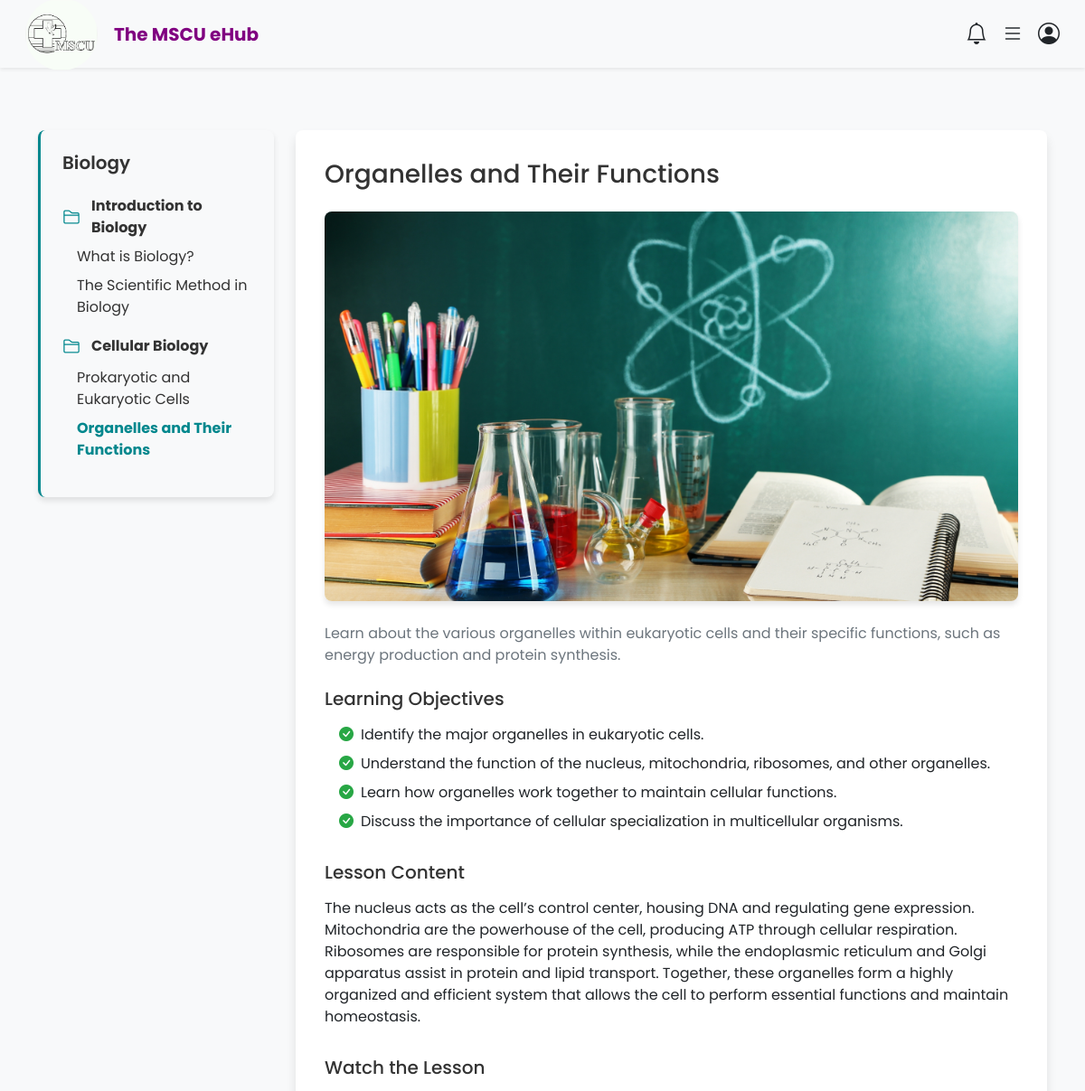
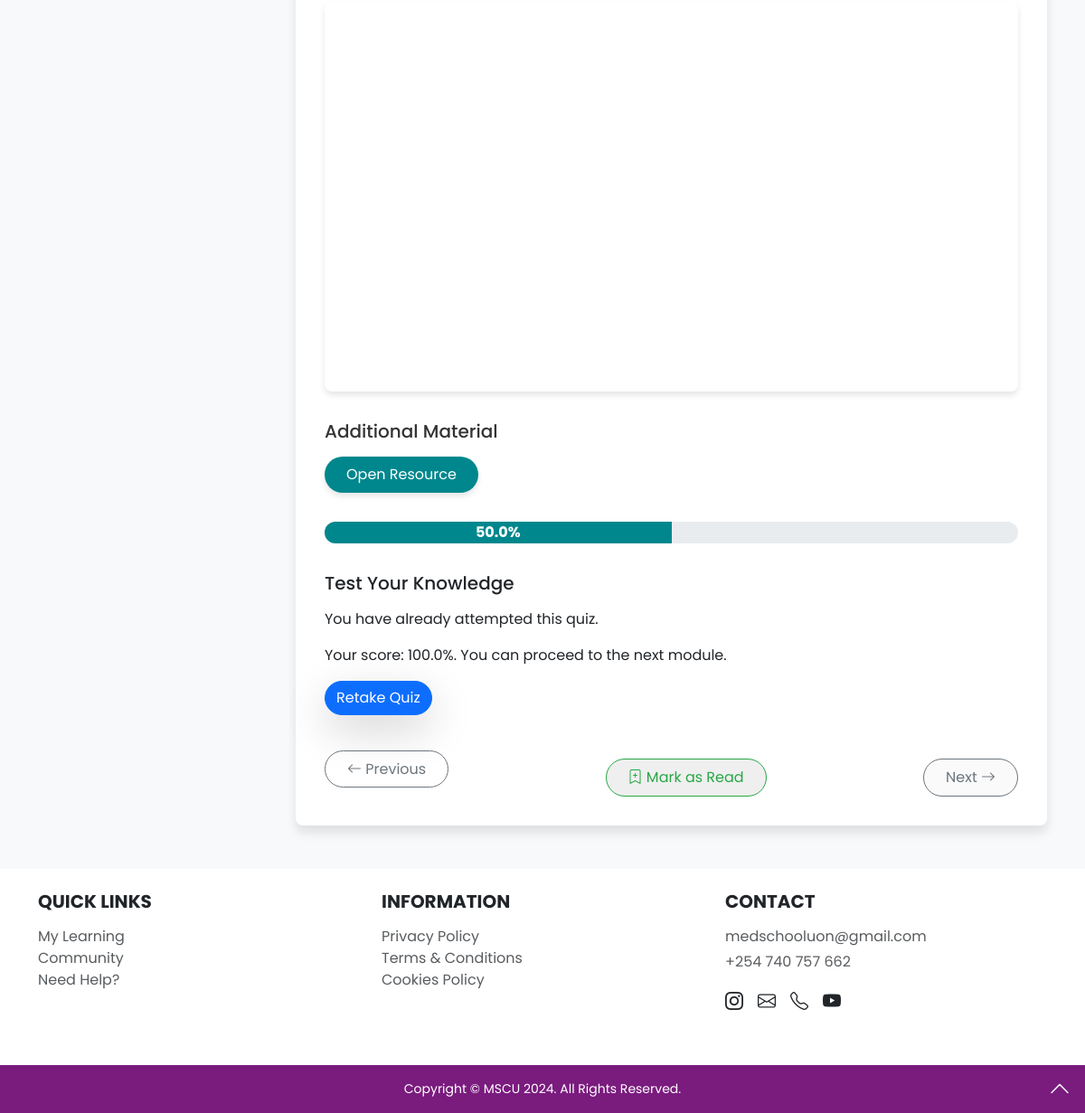
Page /lesson/6/ (signed in) on the committed database (2 pictures, top to bottom).
### courses/models.py (models this page shows, shortened)
class Lesson(models.Model):
    module = models.ForeignKey(Module, on_delete=models.CASCADE, related_name='lessons')
    title = models.CharField(max_length=200)
    description = models.TextField(blank=True, null=True)
    objectives = models.TextField(blank=True, null=True)
    image_content = models.ImageField(upload_to='lesson_images/', blank=True, null=True)
    content = RichTextField(blank=True, null=True)
    video_content = models.URLField(blank=True, null=True)
    additional_material = models.URLField(blank=True, null=True)
    read_by_users = models.ManyToManyField(User, related_name='read_lessons', blank=True)
    created_at = models.DateTimeField(auto_now_add=True)

class Module(models.Model):
    course = models.ForeignKey(Course, on_delete=models.CASCADE, related_name='modules')
    title = models.CharField(max_length=200)
    description = models.TextField(blank=True, null=True)
    image_content = models.ImageField(upload_to='module_images/', blank=True, null=True)
    objectives = models.TextField()
    content = models.TextField(blank=True, null=True)
    video_content = models.URLField(blank=True, null=True)
    created_at = models.DateTimeField(auto_now_add=True)
    class Meta:
        ordering = ['title']

class Course(models.Model):
    title = models.CharField(max_length=200)
    description = models.TextField()
    objectives = models.TextField()
    created_by = models.ForeignKey(User, on_delete=models.CASCADE, limit_choices_to={'role': 'tutor'})
    enrolled_students = models.ManyToManyField(User, related_name='enrolled_courses', through='Enrollment', blank=True)  # Use Enrollment through model
    created_at = models.DateTimeField(auto_now_add=True)
    image = models.ImageField(upload_to='course_images/', null=True, blank=True)
    class Meta:
        ordering = ['title']

### quiz/models.py (models this page shows, shortened)
class QuizAttempt(models.Model):
    quiz = models.ForeignKey(Quiz, on_delete=models.CASCADE, related_name='attempts')
    student = models.ForeignKey(User, on_delete=models.CASCADE, related_name='quiz_attempts')
    date_taken = models.DateTimeField(auto_now_add=True)
    score = models.FloatField(null=True, blank=True)  # Percentage score of the student
    completed = models.BooleanField(default=False)  # Indicates whether the quiz was completed

### home/views.py (the view, shortened to what this page needs)
# urls.py: path('lesson/<int:pk>/', LessonDetailView.as_view(), name='lesson_detail'),
@method_decorator(login_required, name='dispatch')
class LessonDetailView(View):
    def get(self, request, pk):
        lesson = get_object_or_404(Lesson, pk=pk)
        user = request.user
        course = lesson.module.course
        enrolled_students = course.enrolled_students.all()
        if user not in enrolled_students:
            return redirect('course_detail', pk=course.pk)
        modules = course.modules.all().order_by('created_at').prefetch_related('lessons')
        total_lessons = course.modules.all().prefetch_related('lessons').values_list('lessons', flat=True).count()
        completed_lessons = course.modules.all().prefetch_related('lessons').filter(lessons__read_by_users=user).count()
        progress_percentage = (completed_lessons / total_lessons) * 100 if total_lessons else 0
        read = lesson.read_by_users.filter(id=user.id).exists()
        previous_lesson = lesson.module.lessons.filter(id__lt=lesson.id).last()
        next_lesson = lesson.module.lessons.filter(id__gt=lesson.id).first()
        quiz = lesson.module.quizzes.first() if lesson.module.quizzes.exists() else None
        quiz_attempt = None
        if quiz:
            quiz_attempt = QuizAttempt.objects.filter(student=user, quiz=quiz).first()
        if not next_lesson:
            next_module = lesson.module.course.modules.filter(id__gt=lesson.module.id).first()
            if next_module:
                next_lesson = next_module.lessons.first()
        return render(request, 'home/lesson.html', {
            'lesson': lesson,
            'previous_lesson': previous_lesson,
            'next_lesson': next_lesson,
            'progress_percentage': progress_percentage,
            'read': read,
            'quiz_attempt': quiz_attempt,  # Pass quiz attempt data to the template
        })

### home/templatetags/custom_filters.py (called while the page is built)
@register.filter
def extract_video_id(value):
    match = re.match(r'https://(?:www\.)?youtube\.com/watch\?v=([^&]+)', value)
    if match:
        return match.group(1)
    match = re.match(r'https://youtu\.be/([^?]+)', value)
    if match:
        return match.group(1)
    return value  # Return the original value if no match

### home/templates/home/lesson.html (shortened to what this page needs)
{% extends 'home/base.html' %}
{% load static %}
{% load custom_filters %}
{% block content %}
<div class="container my-5">
    <div class="row">
        <div class="col-md-3">
            <div style="background-color: #f8f9fa; padding: 1.5rem; box-shadow: 0 4px 6px rgba(0, 0, 0, 0.1); border-radius: 0.5rem; border-left: 3px solid #00878D; position: sticky; top: 1rem; max-height: 80vh; overflow-y: auto;">
                <h5 style="text-align: left; font-weight: 600; margin-bottom: 1.5rem; color: #333;">{{ lesson.module.course.title }}</h5>
                <ul style="list-style: none; padding-left: 0;">
                    {% for module in lesson.module.course.modules.all|dictsort:"created_at" %}
                        <li style="margin-bottom: 1rem;">
                            <div style="display: flex; align-items: center; margin-bottom: 0.5rem;">
                                <i class="bi bi-folder2" style="color: #00878D; font-size: 1.25rem; margin-right: 0.75rem;"></i>
                                <strong style="color: #333;">{{ module.title }}</strong>
                            </div>
                            <ul style="list-style: none; padding-left: 1rem;">
                                {% for sibling_lesson in module.lessons.all|dictsort:"created_at" %}
                                    <li style="margin-bottom: 0.5rem;">
                                        <a href="{% url 'lesson_detail' sibling_lesson.id %}" style="display: flex; justify-content: space-between; align-items: center; color: #333; text-decoration: none; {% if sibling_lesson.id == lesson.id %}font-weight: bold; color: #00878D;{% endif %}">
                                            <span>{{ sibling_lesson.title }}</span>
                                        </a>
                                    </li>
                                {% endfor %}
                            </ul>
                        </li>
                    {% endfor %}
                </ul>
            </div>
        </div>
        <div class="col-md-9">
            <div style="background-color: white; padding: 2rem; border-radius: 0.5rem; box-shadow: 0 8px 12px rgba(0, 0, 0, 0.1);">
                <h3 style="color: #333; margin-bottom: 1.5rem;">{{ lesson.title }}</h3>
                {% if lesson.image_content %}
                    <img src="{{ lesson.image_content.url }}" style="width: 100%; border-radius: 0.5rem; box-shadow: 0 4px 6px rgba(0, 0, 0, 0.1); margin-bottom: 1.5rem;" alt="{{ lesson.title }}">
                {% endif %}
                {% if lesson.description %}
                    <p style="color: #6c757d; margin-bottom: 1.5rem;">{{ lesson.description }}</p>
                {% endif %}
                {% if lesson.objectives %}
                    <div style="margin-bottom: 2rem;">
                        <h5 style="color: #333; margin-bottom: 1rem;">Learning Objectives</h5>
                        <ul style="list-style: none; padding-left: 1rem;">
                            {% for objective in lesson.objectives.splitlines %}
                                <li style="margin-bottom: 0.5rem;">
                                    <i class="bi bi-check-circle-fill" style="color: #28a745; margin-right: 0.5rem;"></i>{{ objective }}
                                </li>
                            {% endfor %}
                        </ul>
                    </div>
                {% endif %}
                {% if lesson.content %}
                    <div style="margin-bottom: 2rem;">
                        <h5 style="color: #333; margin-bottom: 1rem;">Lesson Content</h5>
                        <p>{{ lesson.content | safe }}</p>
                    </div>
                {% endif %}
                {% if lesson.video_content %}
                    <div style="margin-bottom: 2rem;">
                        <h5 style="color: #333; margin-bottom: 1rem;">Watch the Lesson</h5>
                        <div style="position: relative; padding-bottom: 56.25%; height: 0; overflow: hidden; border-radius: 0.5rem; box-shadow: 0 4px 6px rgba(0, 0, 0, 0.1);">
                            {% with lesson.video_content|extract_video_id as video_id %}
                                <iframe src="https://www.youtube.com/embed/{{ video_id }}" allowfullscreen style="position: absolute; top: 0; left: 0; width: 100%; height: 100%; border: none;"></iframe>
                            {% endwith %}
                        </div>
                    </div>
                {% endif %}
                {% if lesson.additional_material %}
                    <div style="margin-bottom: 2rem;">
                        <h5 style="color: #333; margin-bottom: 1rem;">Additional Material</h5>
                        <a href="{{ lesson.additional_material }}" target="_blank" style="display: inline-block; padding: 0.5rem 1.5rem; background-color: #00878D; color: white; text-decoration: none; border-radius: 2rem; box-shadow: 0 4px 6px rgba(0, 0, 0, 0.1);">Open Resource</a>
                    </div>
                {% endif %}
                <div style="margin-bottom: 2rem;">
                    <div style="height: 1.5rem; background-color: #e9ecef; border-radius: 0.75rem; overflow: hidden;">
                        <div style="width: {{ progress_percentage }}%; height: 100%; background-color: #00878D; text-align: center; color: white; font-weight: bold; line-height: 1.5rem;">{{ progress_percentage }}%</div>
                    </div>
                </div>
        {% if lesson == lesson.module.lessons.last and lesson.module.quizzes.exists %}
            <div class="compartment mb-5">
                <h5 class="text-dark mb-3">Test Your Knowledge</h5>
                {% with quiz=lesson.module.quizzes.first %}
                    {% if quiz %}
                        {% if quiz_attempt %}
                            <p>You have already attempted this quiz.</p>
                            <p>Your score: {{ quiz_attempt.score }}%. {% if quiz_attempt.score >= 75 %}You can proceed to the next module.{% else %}You need to retake the quiz to proceed.{% endif %}</p>
                            <a href="{% url 'quiz_detail' quiz.id %}" class="btn btn-primary rounded-pill shadow-lg">
                                Retake Quiz
                            </a>
                        {% else %}
                            <p>You have reached the last lesson of this module. Take the quiz to test your knowledge!</p>
                            <a href="{% url 'quiz_detail' quiz.id %}" class="btn btn-primary rounded-pill shadow-lg">
                                Start Quiz
                            </a>
                        {% endif %}
                    {% else %}
                        <p>No quiz available for this module.</p>
                    {% endif %}
                {% endwith %}
            </div>
        {% endif %}
                <div style="display: flex; justify-content: space-between; margin-top: 2rem;">
                    <div id="previous-button">
                        {% if previous_lesson %}
                            <a href="{% url 'lesson_detail' previous_lesson.id %}" style="text-decoration: none; padding: 0.5rem 1.5rem; border: 1px solid #6c757d; color: #6c757d; border-radius: 2rem;">
                                <i class="bi bi-arrow-left"></i> Previous
                            </a>
                        {% else %}
                            <button style="padding: 0.5rem 1.5rem; border: 1px solid #6c757d; color: #6c757d; border-radius: 2rem;" disabled>
                                <i class="bi bi-arrow-left"></i> Previous
                            </button>
                        {% endif %}
                    </div>
                    <div id="action-buttons">
                        <form method="POST" id="next-lesson-form" style="display: flex; gap: 1rem;">
                            {% if read %}
                                <button type="submit" name="unmark_read" style="padding: 0.5rem 1.5rem; border: 1px solid #dc3545; color: #dc3545; border-radius: 2rem;">
                                    <i class="bi bi-bookmark-check"></i> Unmark as Read
                                </button>
                            {% else %}
                                <button type="submit" name="mark_read" style="padding: 0.5rem 1.5rem; border: 1px solid #28a745; color: #28a745; border-radius: 2rem;">
                                    <i class="bi bi-bookmark-plus"></i> Mark as Read
                                </button>
                            {% endif %}
                        </form>
                    </div>
                    <div id="next-button">
                        {% if next_lesson %}
                            <a href="{% url 'lesson_detail' next_lesson.id %}" style="text-decoration: none; padding: 0.5rem 1.5rem; border: 1px solid #6c757d; color: #6c757d; border-radius: 2rem;">
                                Next <i class="bi bi-arrow-right"></i>
                            </a>
                        {% else %}
                            <button style="padding: 0.5rem 1.5rem; border: 1px solid #6c757d; color: #6c757d; border-radius: 2rem;" disabled>
                                Next <i class="bi bi-arrow-right"></i>
                            </button>
                        {% endif %}
                    </div>
                </div>
            </div>
        </div>
    </div>
</div>
{% endblock %}

### home/static/home/main.css (style rules this page uses)
body { font-family: 'Poppins', sans-serif; margin: 0; padding: 0; background-color: #f8f9fa; }

### rows in the picture
Lesson: module.course "Biology", title "Organelles and Their Functions", image_content (picture), description "Learn about the various organelles within eukaryotic cells and their specific functions, such as energy production and protein synthesis.", content "The nucleus acts as the cell’s control center, housing DNA and regulating gene expression. Mitochondria are the powerhouse of the cell, producing ATP through cellular respiration. Ribosomes are responsible for protein synthesis, while the endoplasmic reticulum and Golgi apparatus assist in protein and lipid transport. Together, these organelles form a highly organized and efficient system that allows the cell to perform essential functions and maintain homeostasis."
Module: title "Introduction to Biology"
Lesson: title "What is Biology?"
Lesson: title "The Scientific Method in Biology"
Module: title "Cellular Biology"
Lesson: title "Prokaryotic and Eukaryotic Cells"
QuizAttempt: score "100.0"

### other values in the picture
{{ objective }} "Identify the major organelles in eukaryotic cells." "Understand the function of the nucleus, mitochondria, ribosomes, and other organelles." "Learn how organelles work together to maintain cellular functions." "Discuss the importance of cellular specialization in multicellular organisms."
{{ progress_percentage }} "50.0"
